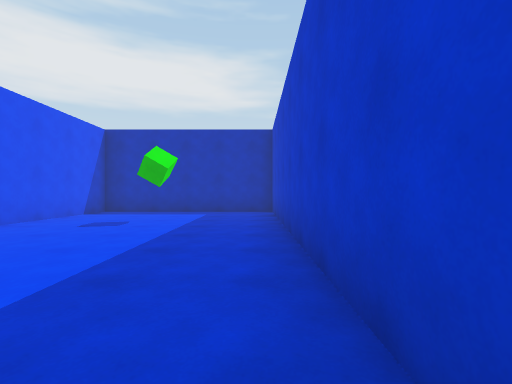
[1] (above)

24 first-person views from a walk through a 3-D level made in the Unity game engine. The camera is 1.2 m above the floor, looks level and sees 85° across. The floor is counted in squares, 2 m on a side. Each view is taken from the middle of a square. On the plan, view 1 faces up. The plan holds only what a view shows up to about 9 squares ahead; the rest is blank. The place goes on beyond the plan. The player character is not drawn.

[2]
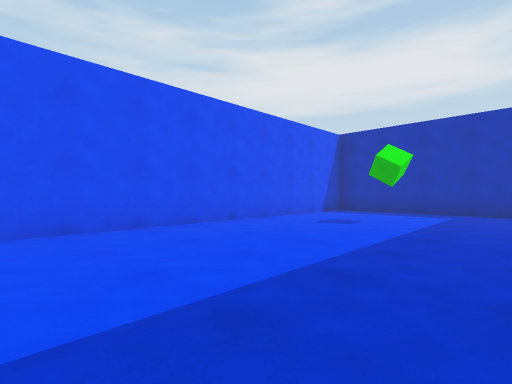

[3]
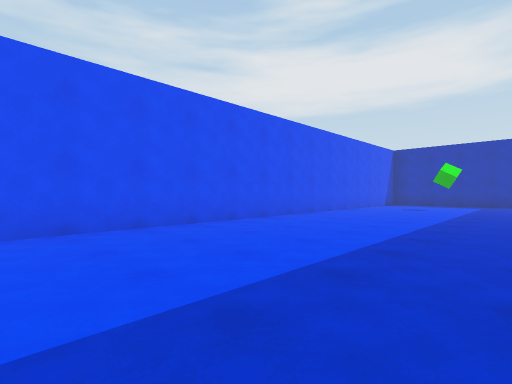

[4]
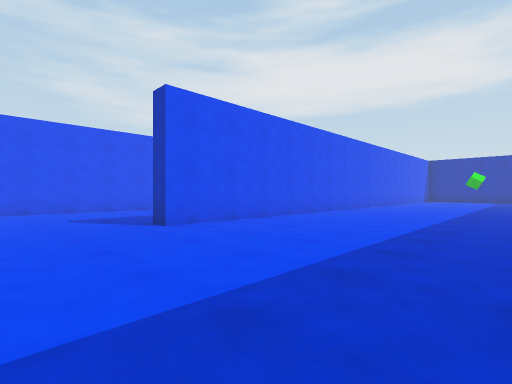

[5]
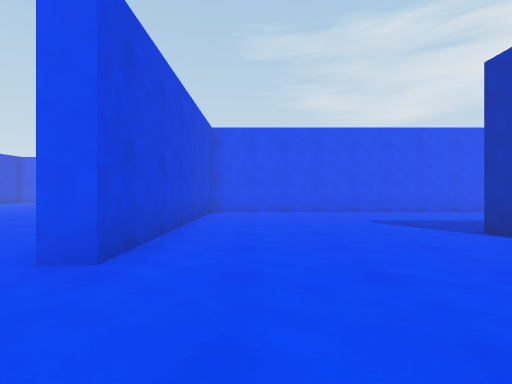

[6]
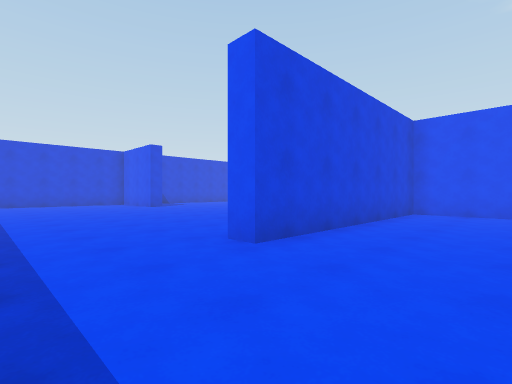

[7]
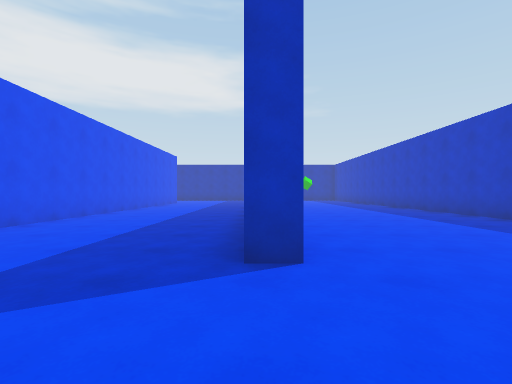

[8]
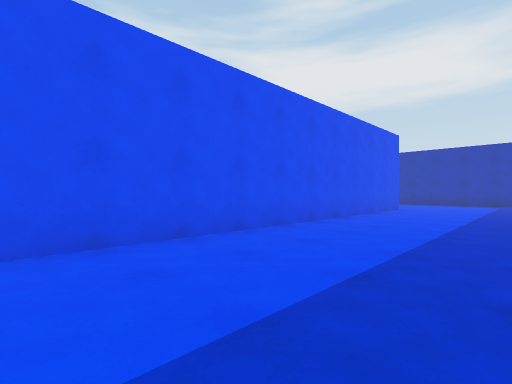

[9]
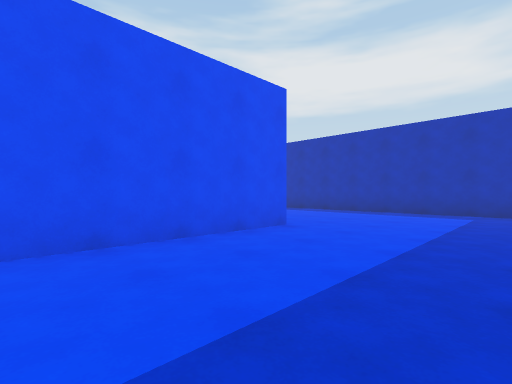

[10]
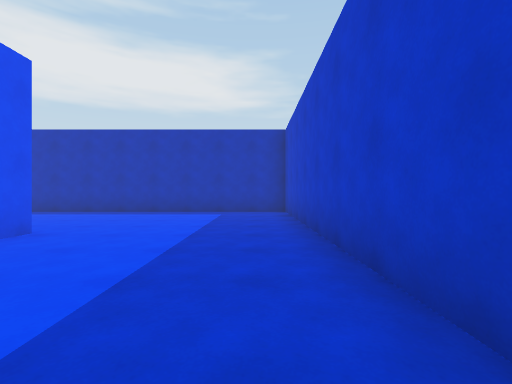

[11]
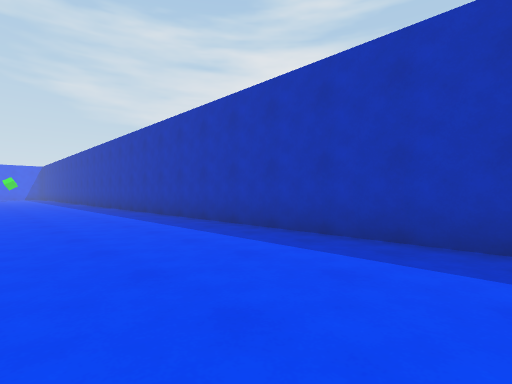

[12]
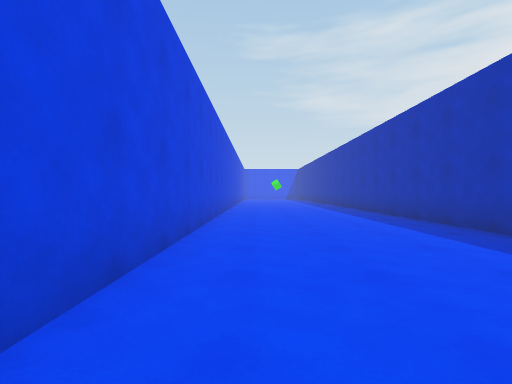

[13]
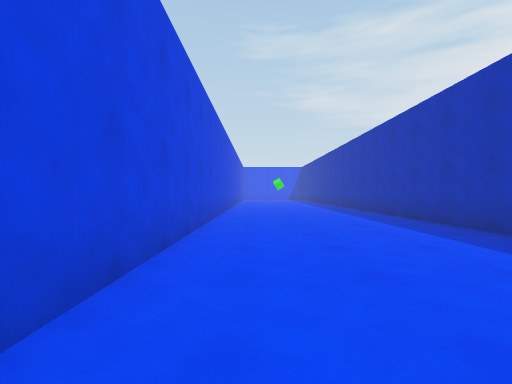

[14]
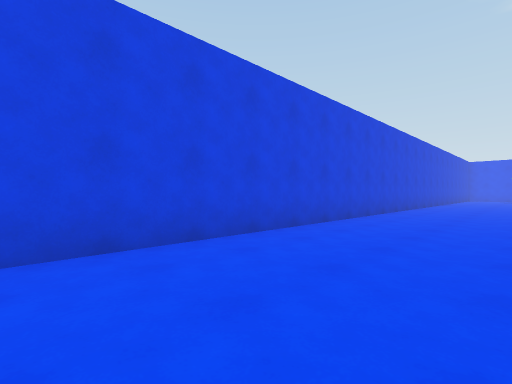

[15]
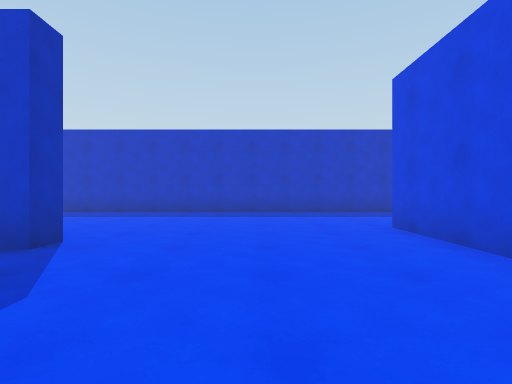

[16]
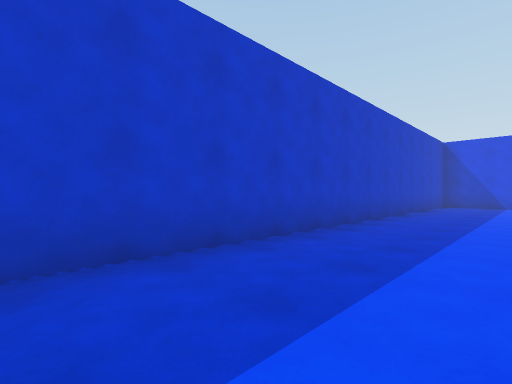

[17]
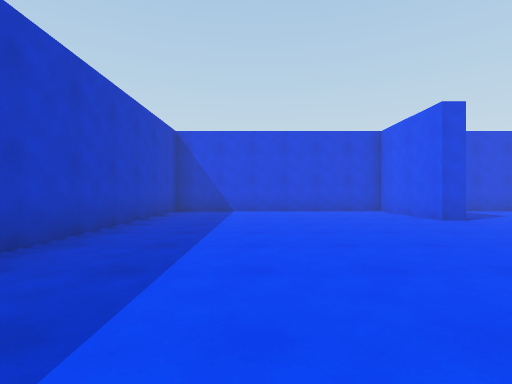

[18]
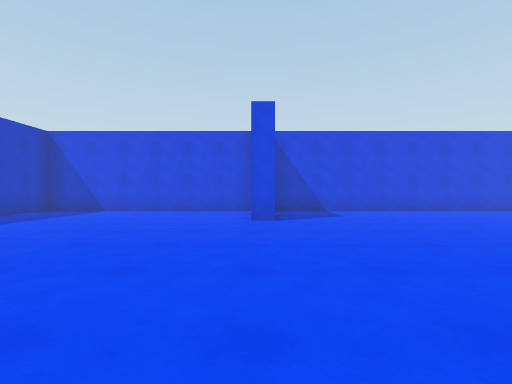

[19]
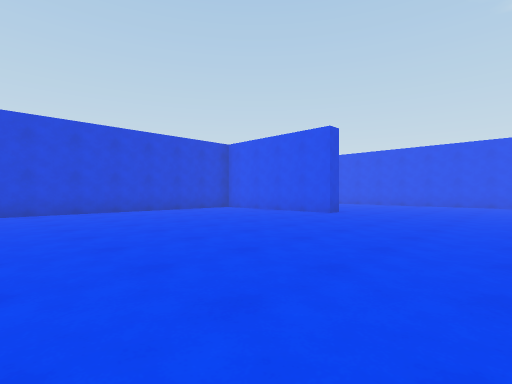

[20]
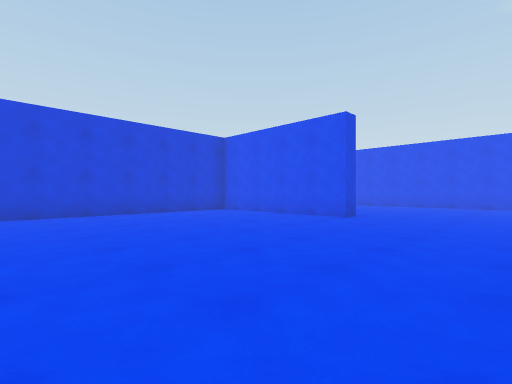

[21]
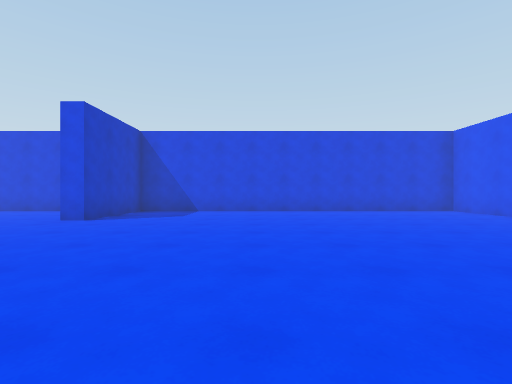

[22]
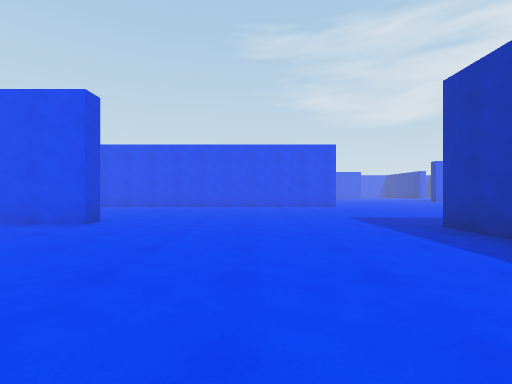

[23]
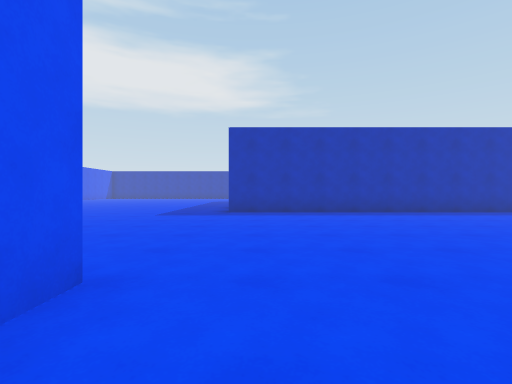

[24]
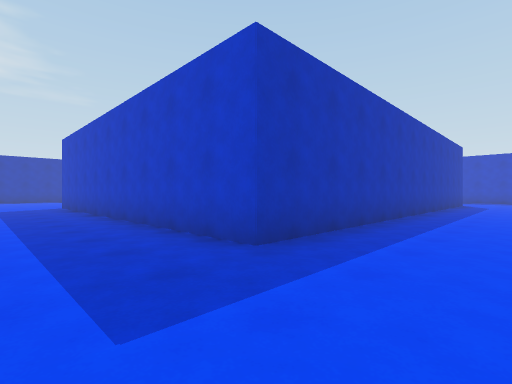

### Floor plan
Points are (right, up) in squares from view 1. A wall is a line through its corners. A room is listed if a view was taken in it or the views show most of it. See-through windows are left out.
Room 1 (views 1, 2, 3, 4, 5, 6, 7, 8, 9, 10, 11, 12, 13, 14, 15, 16, 17, 18, 19, 20, 21, 22, 23, 24)
walls: (-7.5, -13.8) (-15.8, -13.8) (-15.8, -5.5); (-5.1, 0.9) (-5.1, 8.5) (-22, 8.5); (-16.8, -20.1) (-16.2, -20.1) (-16.2, -24.7) (-6.4, -24.7) (-6.4, -21.9) (-5.9, -21.9) (-5.9, -24.7) (0.5, -24.7) (0.5, -2); (-9.2, 4.1) (-9.2, -13.3) (-3.3, -13.3) (-3.3, -13.9); (0.5, 0.5) (0.5, 8.2); (-22, 4.1) (-12, 4.1); (0.6, 8.5) (-4.6, 8.5) (-4.6, -8.6) (-5.1, -8.6) (-5.1, -8.2)
objects: green cube (-2, 6)

Where each view was taken, in squares from view 1:
view 1: 0 up, 0 right, facing up
view 2: 0 up, 0 right, facing up-left
view 3: 5 down, 0 right, facing up-left
view 4: 11 down, 0 right, facing up-left
view 5: 12 down, 1 left, facing left
view 6: 11 down, 1 left, facing down-left
view 7: 11 down, 5 left, facing up
view 8: 6 down, 6 left, facing up-left
view 9: 0 up, 6 left, facing up-left
view 10: 0 up, 6 left, facing up
view 11: 5 up, 8 left, facing up-left
view 12: 5 up, 11 left, facing left
view 13: 5 up, 13 left, facing left
view 14: 7 up, 12 left, facing down-left
view 15: 11 down, 8 left, facing right
view 16: 12 down, 2 left, facing down-right
view 17: 16 down, 2 left, facing down
view 18: 16 down, 6 left, facing down
view 19: 16 down, 9 left, facing down-left
view 20: 17 down, 10 left, facing down-left
view 21: 16 down, 10 left, facing down
view 22: 17 down, 11 left, facing left
view 23: 22 down, 15 left, facing up
view 24: 16 down, 18 left, facing up-right
